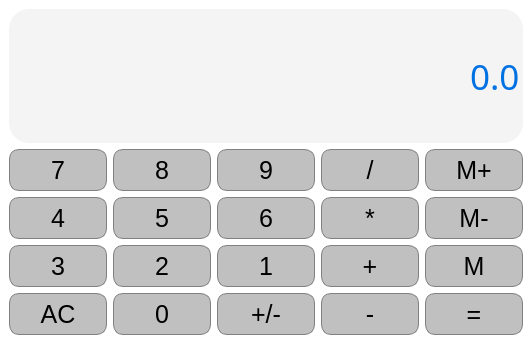
<?xml version="1.0" encoding="UTF-8"?>
<ui version="4.0">
 <class>Calc</class>
 <widget class="QMainWindow" name="Calc">
  <property name="geometry">
   <rect>
    <x>0</x>
    <y>0</y>
    <width>532</width>
    <height>344</height>
   </rect>
  </property>
  <property name="windowTitle">
   <string>Calc</string>
  </property>
  <widget class="QWidget" name="centralwidget">
   <property name="styleSheet">
    <string notr="true">QWidget{
	background-color:white;
}</string>
   </property>
   <layout class="QGridLayout" name="gridLayout">
    <item row="4" column="2">
     <widget class="QPushButton" name="ChangeSign">
      <property name="sizePolicy">
       <sizepolicy hsizetype="Preferred" vsizetype="Preferred">
        <horstretch>0</horstretch>
        <verstretch>0</verstretch>
       </sizepolicy>
      </property>
      <property name="baseSize">
       <size>
        <width>2</width>
        <height>2</height>
       </size>
      </property>
      <property name="styleSheet">
       <string notr="true">QPushButton {
     background-color: #C0C0C0; border: 1px solid gray;
	border-radius: 10px;
	padding: 5px;
	height:30px;
	font-size:25px;
}
QPushButton:pressed {
    background-color: #0071e3; border: 5px solid #0071e3;
	border-radius: 10px;
	height:30px;
	padding: 5px;
	font-size:25px;
}</string>
      </property>
      <property name="text">
       <string>+/-</string>
      </property>
     </widget>
    </item>
    <item row="4" column="0">
     <widget class="QPushButton" name="Clear">
      <property name="sizePolicy">
       <sizepolicy hsizetype="Preferred" vsizetype="Preferred">
        <horstretch>0</horstretch>
        <verstretch>0</verstretch>
       </sizepolicy>
      </property>
      <property name="baseSize">
       <size>
        <width>2</width>
        <height>2</height>
       </size>
      </property>
      <property name="styleSheet">
       <string notr="true">QPushButton {
     background-color: #C0C0C0; border: 1px solid gray;
	border-radius: 10px;
	padding: 5px;
	height:30px;
	font-size:25px;
}
QPushButton:pressed {
    background-color: #0071e3; border: 5px solid #0071e3;
	border-radius: 10px;
	height:30px;
	padding: 5px;
	font-size:25px;
}</string>
      </property>
      <property name="text">
       <string>AC</string>
      </property>
     </widget>
    </item>
    <item row="4" column="4">
     <widget class="QPushButton" name="Equals">
      <property name="sizePolicy">
       <sizepolicy hsizetype="Preferred" vsizetype="Preferred">
        <horstretch>0</horstretch>
        <verstretch>0</verstretch>
       </sizepolicy>
      </property>
      <property name="baseSize">
       <size>
        <width>0</width>
        <height>0</height>
       </size>
      </property>
      <property name="styleSheet">
       <string notr="true">QPushButton {
     background-color: #C0C0C0; border: 1px solid gray;
	border-radius: 10px;
	padding: 5px;
	height:30px;
	font-size:25px;
}
QPushButton:pressed {
    background-color: #0071e3; border: 5px solid #0071e3;
	border-radius: 10px;
	height:30px;
	padding: 5px;
	font-size:25px;
}</string>
      </property>
      <property name="text">
       <string>=</string>
      </property>
     </widget>
    </item>
    <item row="2" column="0">
     <widget class="QPushButton" name="Button4">
      <property name="sizePolicy">
       <sizepolicy hsizetype="Preferred" vsizetype="Preferred">
        <horstretch>0</horstretch>
        <verstretch>0</verstretch>
       </sizepolicy>
      </property>
      <property name="baseSize">
       <size>
        <width>2</width>
        <height>2</height>
       </size>
      </property>
      <property name="styleSheet">
       <string notr="true">QPushButton {
     background-color: #C0C0C0; border: 1px solid gray;
	border-radius: 10px;
	padding: 5px;
	height:30px;
	font-size:25px;
}
QPushButton:pressed {
    background-color: #0071e3; border: 5px solid #0071e3;
	border-radius: 10px;
	height:30px;
	padding: 5px;
	font-size:25px;
}</string>
      </property>
      <property name="text">
       <string>4</string>
      </property>
     </widget>
    </item>
    <item row="1" column="1">
     <widget class="QPushButton" name="Button8">
      <property name="sizePolicy">
       <sizepolicy hsizetype="Preferred" vsizetype="Preferred">
        <horstretch>0</horstretch>
        <verstretch>0</verstretch>
       </sizepolicy>
      </property>
      <property name="baseSize">
       <size>
        <width>2</width>
        <height>2</height>
       </size>
      </property>
      <property name="styleSheet">
       <string notr="true">QPushButton {
     background-color: #C0C0C0; border: 1px solid gray;
	border-radius: 10px;
	padding: 5px;
	height:30px;
	font-size:25px;
}
QPushButton:pressed {
    background-color: #0071e3; border: 5px solid #0071e3;
	border-radius: 10px;
	height:30px;
	padding: 5px;
	font-size:25px;
}</string>
      </property>
      <property name="text">
       <string>8</string>
      </property>
     </widget>
    </item>
    <item row="4" column="3">
     <widget class="QPushButton" name="Subtract">
      <property name="sizePolicy">
       <sizepolicy hsizetype="Preferred" vsizetype="Preferred">
        <horstretch>0</horstretch>
        <verstretch>0</verstretch>
       </sizepolicy>
      </property>
      <property name="baseSize">
       <size>
        <width>2</width>
        <height>2</height>
       </size>
      </property>
      <property name="styleSheet">
       <string notr="true">QPushButton {
     background-color: #C0C0C0; border: 1px solid gray;
	border-radius: 10px;
	padding: 5px;
	height:30px;
	font-size:25px;
}
QPushButton:pressed {
    background-color: #0071e3; border: 5px solid #0071e3;
	border-radius: 10px;
	height:30px;
	padding: 5px;
	font-size:25px;
}</string>
      </property>
      <property name="text">
       <string>-</string>
      </property>
     </widget>
    </item>
    <item row="3" column="3">
     <widget class="QPushButton" name="Add">
      <property name="sizePolicy">
       <sizepolicy hsizetype="Preferred" vsizetype="Preferred">
        <horstretch>0</horstretch>
        <verstretch>0</verstretch>
       </sizepolicy>
      </property>
      <property name="baseSize">
       <size>
        <width>2</width>
        <height>2</height>
       </size>
      </property>
      <property name="styleSheet">
       <string notr="true">QPushButton {
     background-color: #C0C0C0; border: 1px solid gray;
	border-radius: 10px;
	padding: 5px;
	height:30px;
	font-size:25px;
}
QPushButton:pressed {
    background-color: #0071e3; border: 5px solid #0071e3;
	border-radius: 10px;
	height:30px;
	padding: 5px;
	font-size:25px;
}</string>
      </property>
      <property name="text">
       <string>+</string>
      </property>
     </widget>
    </item>
    <item row="3" column="2">
     <widget class="QPushButton" name="Button1">
      <property name="sizePolicy">
       <sizepolicy hsizetype="Preferred" vsizetype="Preferred">
        <horstretch>0</horstretch>
        <verstretch>0</verstretch>
       </sizepolicy>
      </property>
      <property name="baseSize">
       <size>
        <width>2</width>
        <height>2</height>
       </size>
      </property>
      <property name="styleSheet">
       <string notr="true">QPushButton {
     background-color: #C0C0C0; border: 1px solid gray;
	border-radius: 10px;
	padding: 5px;
	height:30px;
	font-size:25px;
}
QPushButton:pressed {
    background-color: #0071e3; border: 5px solid #0071e3;
	border-radius: 10px;
	height:30px;
	padding: 5px;
	font-size:25px;
}</string>
      </property>
      <property name="text">
       <string>1</string>
      </property>
     </widget>
    </item>
    <item row="1" column="0">
     <widget class="QPushButton" name="Button7">
      <property name="sizePolicy">
       <sizepolicy hsizetype="Preferred" vsizetype="Preferred">
        <horstretch>0</horstretch>
        <verstretch>0</verstretch>
       </sizepolicy>
      </property>
      <property name="baseSize">
       <size>
        <width>2</width>
        <height>2</height>
       </size>
      </property>
      <property name="styleSheet">
       <string notr="true">QPushButton {
     background-color: #C0C0C0; border: 1px solid gray;
	border-radius: 10px;
	padding: 5px;
	height:30px;
	font-size:25px;
}
QPushButton:pressed {
    background-color: #0071e3; border: 5px solid #0071e3;
	border-radius: 10px;
	height:30px;
	padding: 5px;
	font-size:25px;
}</string>
      </property>
      <property name="text">
       <string>7</string>
      </property>
     </widget>
    </item>
    <item row="2" column="3">
     <widget class="QPushButton" name="Multiply">
      <property name="sizePolicy">
       <sizepolicy hsizetype="Preferred" vsizetype="Preferred">
        <horstretch>0</horstretch>
        <verstretch>0</verstretch>
       </sizepolicy>
      </property>
      <property name="baseSize">
       <size>
        <width>2</width>
        <height>2</height>
       </size>
      </property>
      <property name="styleSheet">
       <string notr="true">QPushButton {
     background-color: #C0C0C0; border: 1px solid gray;
	border-radius: 10px;
	padding: 5px;
	height:30px;
	font-size:25px;
}
QPushButton:pressed {
    background-color: #0071e3; border: 5px solid #0071e3;
	border-radius: 10px;
	height:30px;
	padding: 5px;
	font-size:25px;
}</string>
      </property>
      <property name="text">
       <string>*</string>
      </property>
     </widget>
    </item>
    <item row="2" column="1">
     <widget class="QPushButton" name="Button5">
      <property name="sizePolicy">
       <sizepolicy hsizetype="Preferred" vsizetype="Preferred">
        <horstretch>0</horstretch>
        <verstretch>0</verstretch>
       </sizepolicy>
      </property>
      <property name="baseSize">
       <size>
        <width>2</width>
        <height>2</height>
       </size>
      </property>
      <property name="styleSheet">
       <string notr="true">QPushButton {
     background-color: #C0C0C0; border: 1px solid gray;
	border-radius: 10px;
	padding: 5px;
	height:30px;
	font-size:25px;
}
QPushButton:pressed {
    background-color: #0071e3; border: 5px solid #0071e3;
	border-radius: 10px;
	height:30px;
	padding: 5px;
	font-size:25px;
}</string>
      </property>
      <property name="text">
       <string>5</string>
      </property>
     </widget>
    </item>
    <item row="3" column="1">
     <widget class="QPushButton" name="Button2">
      <property name="sizePolicy">
       <sizepolicy hsizetype="Preferred" vsizetype="Preferred">
        <horstretch>0</horstretch>
        <verstretch>0</verstretch>
       </sizepolicy>
      </property>
      <property name="baseSize">
       <size>
        <width>2</width>
        <height>2</height>
       </size>
      </property>
      <property name="styleSheet">
       <string notr="true">QPushButton {
     background-color: #C0C0C0; border: 1px solid gray;
	border-radius: 10px;
	padding: 5px;
	height:30px;
	font-size:25px;
}
QPushButton:pressed {
    background-color: #0071e3; border: 5px solid #0071e3;
	border-radius: 10px;
	height:30px;
	padding: 5px;
	font-size:25px;
}</string>
      </property>
      <property name="text">
       <string>2</string>
      </property>
     </widget>
    </item>
    <item row="3" column="0">
     <widget class="QPushButton" name="Button3">
      <property name="sizePolicy">
       <sizepolicy hsizetype="Preferred" vsizetype="Preferred">
        <horstretch>0</horstretch>
        <verstretch>0</verstretch>
       </sizepolicy>
      </property>
      <property name="baseSize">
       <size>
        <width>2</width>
        <height>2</height>
       </size>
      </property>
      <property name="styleSheet">
       <string notr="true">QPushButton {
     background-color: #C0C0C0; border: 1px solid gray;
	border-radius: 10px;
	padding: 5px;
	height:30px;
	font-size:25px;
}
QPushButton:pressed {
    background-color: #0071e3; border: 5px solid #0071e3;
	border-radius: 10px;
	height:30px;
	padding: 5px;
	font-size:25px;
}</string>
      </property>
      <property name="text">
       <string>3</string>
      </property>
     </widget>
    </item>
    <item row="0" column="0" colspan="5">
     <widget class="QLineEdit" name="Display">
      <property name="sizePolicy">
       <sizepolicy hsizetype="Preferred" vsizetype="Expanding">
        <horstretch>0</horstretch>
        <verstretch>0</verstretch>
       </sizepolicy>
      </property>
      <property name="font">
       <font>
        <family>Bahnschrift Light</family>
        <pointsize>26</pointsize>
        <weight>50</weight>
        <bold>false</bold>
       </font>
      </property>
      <property name="styleSheet">
       <string notr="true">QLineEdit {
    background-color: #f4f4f4; 
	border-radius: 20px;
	color: #0071e3;}</string>
      </property>
      <property name="text">
       <string>0.0</string>
      </property>
      <property name="alignment">
       <set>Qt::AlignRight|Qt::AlignTrailing|Qt::AlignVCenter</set>
      </property>
     </widget>
    </item>
    <item row="3" column="4">
     <widget class="QPushButton" name="MemGet">
      <property name="sizePolicy">
       <sizepolicy hsizetype="Preferred" vsizetype="Preferred">
        <horstretch>0</horstretch>
        <verstretch>0</verstretch>
       </sizepolicy>
      </property>
      <property name="baseSize">
       <size>
        <width>2</width>
        <height>2</height>
       </size>
      </property>
      <property name="styleSheet">
       <string notr="true">QPushButton {
     background-color: #C0C0C0; border: 1px solid gray;
	border-radius: 10px;
	padding: 5px;
	height:30px;
	font-size:25px;
}
QPushButton:pressed {
    background-color: #0071e3; border: 5px solid #0071e3;
	border-radius: 10px;
	height:30px;
	padding: 5px;
	font-size:25px;
}</string>
      </property>
      <property name="text">
       <string>M</string>
      </property>
     </widget>
    </item>
    <item row="1" column="3">
     <widget class="QPushButton" name="Divide">
      <property name="sizePolicy">
       <sizepolicy hsizetype="Preferred" vsizetype="Preferred">
        <horstretch>0</horstretch>
        <verstretch>0</verstretch>
       </sizepolicy>
      </property>
      <property name="baseSize">
       <size>
        <width>2</width>
        <height>2</height>
       </size>
      </property>
      <property name="styleSheet">
       <string notr="true">QPushButton {
     background-color: #C0C0C0; border: 1px solid gray;
	border-radius: 10px;
	padding: 5px;
	height:30px;
	font-size:25px;
}
QPushButton:pressed {
    background-color: #0071e3; border: 5px solid #0071e3;
	border-radius: 10px;
	height:30px;
	padding: 5px;
	font-size:25px;
}</string>
      </property>
      <property name="text">
       <string>/</string>
      </property>
     </widget>
    </item>
    <item row="1" column="2">
     <widget class="QPushButton" name="Button9">
      <property name="sizePolicy">
       <sizepolicy hsizetype="Preferred" vsizetype="Preferred">
        <horstretch>0</horstretch>
        <verstretch>0</verstretch>
       </sizepolicy>
      </property>
      <property name="baseSize">
       <size>
        <width>2</width>
        <height>2</height>
       </size>
      </property>
      <property name="styleSheet">
       <string notr="true">QPushButton {
     background-color: #C0C0C0; border: 1px solid gray;
	border-radius: 10px;
	padding: 5px;
	height:30px;
	font-size:25px;
}
QPushButton:pressed {
    background-color: #0071e3; border: 5px solid #0071e3;
	border-radius: 10px;
	height:30px;
	padding: 5px;
	font-size:25px;
}</string>
      </property>
      <property name="text">
       <string>9</string>
      </property>
     </widget>
    </item>
    <item row="1" column="4">
     <widget class="QPushButton" name="MemAdd">
      <property name="sizePolicy">
       <sizepolicy hsizetype="Preferred" vsizetype="Preferred">
        <horstretch>0</horstretch>
        <verstretch>0</verstretch>
       </sizepolicy>
      </property>
      <property name="baseSize">
       <size>
        <width>0</width>
        <height>0</height>
       </size>
      </property>
      <property name="styleSheet">
       <string notr="true">QPushButton {
     background-color: #C0C0C0; border: 1px solid gray;
	border-radius: 10px;
	padding: 5px;
	height:30px;
	font-size:25px;
}
QPushButton:pressed {
    background-color: #0071e3; border: 5px solid #0071e3;
	border-radius: 10px;
	height:30px;
	padding: 5px;
	font-size:25px;
}</string>
      </property>
      <property name="text">
       <string>M+</string>
      </property>
     </widget>
    </item>
    <item row="2" column="2">
     <widget class="QPushButton" name="Button6">
      <property name="sizePolicy">
       <sizepolicy hsizetype="Preferred" vsizetype="Preferred">
        <horstretch>0</horstretch>
        <verstretch>0</verstretch>
       </sizepolicy>
      </property>
      <property name="baseSize">
       <size>
        <width>2</width>
        <height>2</height>
       </size>
      </property>
      <property name="styleSheet">
       <string notr="true">QPushButton {
     background-color: #C0C0C0; border: 1px solid gray;
	border-radius: 10px;
	padding: 5px;
	height:30px;
	font-size:25px;
}
QPushButton:pressed {
    background-color: #0071e3; border: 5px solid #0071e3;
	border-radius: 10px;
	height:30px;
	padding: 5px;
	font-size:25px;
}</string>
      </property>
      <property name="text">
       <string>6</string>
      </property>
     </widget>
    </item>
    <item row="4" column="1">
     <widget class="QPushButton" name="Button0">
      <property name="sizePolicy">
       <sizepolicy hsizetype="Preferred" vsizetype="Preferred">
        <horstretch>0</horstretch>
        <verstretch>0</verstretch>
       </sizepolicy>
      </property>
      <property name="baseSize">
       <size>
        <width>2</width>
        <height>2</height>
       </size>
      </property>
      <property name="styleSheet">
       <string notr="true">QPushButton {
     background-color: #C0C0C0; border: 1px solid gray;
	border-radius: 10px;
	padding: 5px;
	height:30px;
	font-size:25px;
}
QPushButton:pressed {
    background-color: #0071e3; border: 5px solid #0071e3;
	border-radius: 10px;
	height:30px;
	padding: 5px;
	font-size:25px;
}</string>
      </property>
      <property name="text">
       <string>0</string>
      </property>
     </widget>
    </item>
    <item row="2" column="4">
     <widget class="QPushButton" name="MemClear">
      <property name="sizePolicy">
       <sizepolicy hsizetype="Preferred" vsizetype="Preferred">
        <horstretch>0</horstretch>
        <verstretch>0</verstretch>
       </sizepolicy>
      </property>
      <property name="baseSize">
       <size>
        <width>2</width>
        <height>2</height>
       </size>
      </property>
      <property name="styleSheet">
       <string notr="true">QPushButton {
     background-color: #C0C0C0; border: 1px solid gray;
	border-radius: 10px;
	padding: 5px;
	height:30px;
	font-size:25px;
}
QPushButton:pressed {
    background-color: #0071e3; border: 5px solid #0071e3;
	border-radius: 10px;
	height:30px;
	padding: 5px;
	font-size:25px;
}</string>
      </property>
      <property name="text">
       <string>M-</string>
      </property>
     </widget>
    </item>
   </layout>
  </widget>
  <widget class="QMenuBar" name="menubar">
   <property name="geometry">
    <rect>
     <x>0</x>
     <y>0</y>
     <width>532</width>
     <height>26</height>
    </rect>
   </property>
  </widget>
 </widget>
 <resources/>
 <connections/>
</ui>
